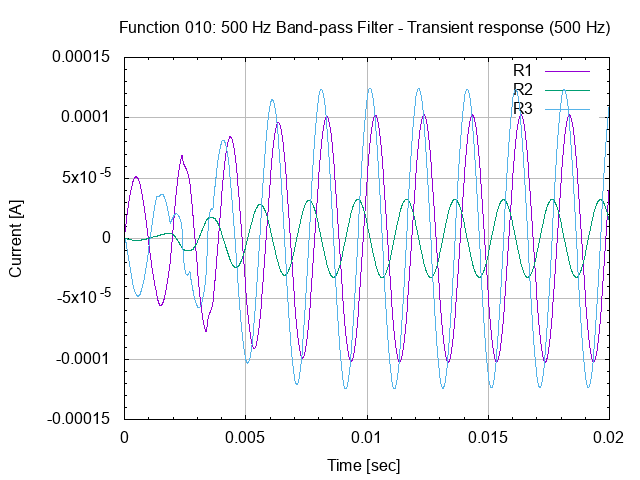

The gnuplot source for this figure:
# set terminal
set term png

# set graph
set output "26.010.00.02.01.png"
set title "Function 010: 500 Hz Band-pass Filter - Transient response (500 Hz)"

# setup Y-axis
set grid ytics lt 1 lw 1 lc rgb "#bbbbbb"
set mytics
set ylabel "Current [A]"

# setup X-axis
set grid xtics lt 1 lw 1 lc rgb "#bbbbbb"
set mxtics
set xrange [0:0.02]
set xlabel "Time [sec]"

# setup plot style
set style data lines
plot '26.010.00.02.01.dat' using 1:2 title "R1", \
     '26.010.00.02.01.dat' using 1:3 title "R2", \
     '26.010.00.02.01.dat' using 1:4 title "R3"

# set output back to default
set output

# reset terminal type
set terminal pop
